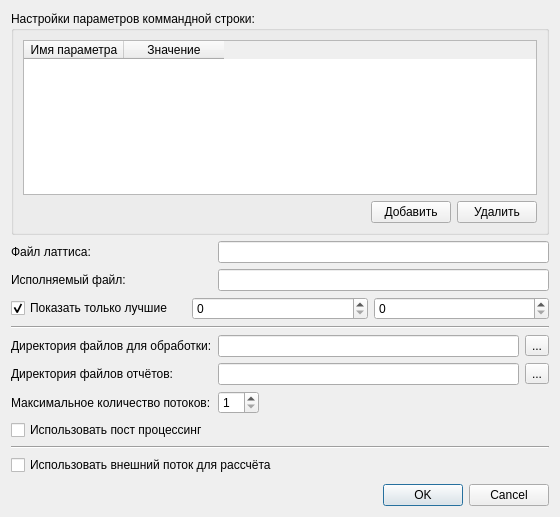
<ui version="4.0" >
 <class>SettingsDialogClass</class>
 <widget class="QDialog" name="SettingsDialogClass" >
  <property name="geometry" >
   <rect>
    <x>0</x>
    <y>0</y>
    <width>560</width>
    <height>517</height>
   </rect>
  </property>
  <property name="windowTitle" >
   <string>Настройки latticePlugin</string>
  </property>
  <layout class="QGridLayout" name="gridLayout" >
   <item row="19" column="1" colspan="3" >
    <widget class="QDialogButtonBox" name="buttonBox" >
     <property name="orientation" >
      <enum>Qt::Horizontal</enum>
     </property>
     <property name="standardButtons" >
      <set>QDialogButtonBox::Cancel|QDialogButtonBox::Ok</set>
     </property>
    </widget>
   </item>
   <item row="17" column="2" >
    <spacer name="verticalSpacer" >
     <property name="orientation" >
      <enum>Qt::Vertical</enum>
     </property>
     <property name="sizeHint" stdset="0" >
      <size>
       <width>20</width>
       <height>40</height>
      </size>
     </property>
    </spacer>
   </item>
   <item row="11" column="1" >
    <widget class="QLabel" name="label_2" >
     <property name="text" >
      <string>Директория файлов для обработки:</string>
     </property>
    </widget>
   </item>
   <item row="11" column="2" >
    <widget class="QLineEdit" name="lineEdit_processingDir" />
   </item>
   <item row="11" column="3" >
    <widget class="QToolButton" name="toolButton_setProcessingDir" >
     <property name="text" >
      <string>...</string>
     </property>
    </widget>
   </item>
   <item row="12" column="1" >
    <widget class="QLabel" name="label_4" >
     <property name="text" >
      <string>Директория файлов отчётов:</string>
     </property>
    </widget>
   </item>
   <item row="12" column="2" >
    <widget class="QLineEdit" name="lineEdit_reportsDir" />
   </item>
   <item row="12" column="3" >
    <widget class="QToolButton" name="toolButton_setReportsDir" >
     <property name="text" >
      <string>...</string>
     </property>
    </widget>
   </item>
   <item row="13" column="1" >
    <widget class="QLabel" name="label_6" >
     <property name="text" >
      <string>Максимальное количество потоков:</string>
     </property>
    </widget>
   </item>
   <item row="13" column="2" >
    <layout class="QHBoxLayout" name="horizontalLayout" >
     <item>
      <widget class="QSpinBox" name="spinBox_maxBPThreadCount" >
       <property name="minimum" >
        <number>1</number>
       </property>
      </widget>
     </item>
     <item>
      <spacer name="horizontalSpacer" >
       <property name="orientation" >
        <enum>Qt::Horizontal</enum>
       </property>
       <property name="sizeHint" stdset="0" >
        <size>
         <width>40</width>
         <height>20</height>
        </size>
       </property>
      </spacer>
     </item>
    </layout>
   </item>
   <item row="16" column="1" colspan="3" >
    <widget class="QCheckBox" name="checkBox_useExternalProcessing" >
     <property name="text" >
      <string>Использовать внешний поток для рассчёта</string>
     </property>
    </widget>
   </item>
   <item row="10" column="1" colspan="3" >
    <widget class="Line" name="line" >
     <property name="orientation" >
      <enum>Qt::Horizontal</enum>
     </property>
    </widget>
   </item>
   <item row="6" column="1" colspan="3" >
    <layout class="QHBoxLayout" name="horizontalLayout_3" >
     <item>
      <widget class="QCheckBox" name="checkBox_showBest" >
       <property name="text" >
        <string>Показать только лучшие</string>
       </property>
       <property name="checked" >
        <bool>true</bool>
       </property>
      </widget>
     </item>
     <item>
      <widget class="QSpinBox" name="spinBox_Start_Threshold" >
       <property name="toolTip" >
        <string>Порог начала</string>
       </property>
       <property name="maximum" >
        <number>1000000000</number>
       </property>
      </widget>
     </item>
     <item>
      <widget class="QSpinBox" name="spinBox_End_Treshold" >
       <property name="toolTip" >
        <string>Порог конца</string>
       </property>
       <property name="maximum" >
        <number>1000000000</number>
       </property>
      </widget>
     </item>
    </layout>
   </item>
   <item row="3" column="2" colspan="2" >
    <widget class="QLineEdit" name="lineEdit_programmFileName" />
   </item>
   <item row="3" column="1" >
    <widget class="QLabel" name="label_3" >
     <property name="text" >
      <string>Исполняемый файл:</string>
     </property>
    </widget>
   </item>
   <item row="1" column="1" colspan="3" >
    <widget class="QGroupBox" name="groupBox" >
     <property name="title" >
      <string>Настройки параметров коммандной строки:</string>
     </property>
     <layout class="QVBoxLayout" name="verticalLayout" >
      <item>
       <widget class="QTableWidget" name="tableWidget_parameters" >
        <column>
         <property name="text" >
          <string>Имя параметра</string>
         </property>
        </column>
        <column>
         <property name="text" >
          <string>Значение</string>
         </property>
        </column>
       </widget>
      </item>
      <item>
       <layout class="QHBoxLayout" name="horizontalLayout_2" >
        <item>
         <spacer name="horizontalSpacer_2" >
          <property name="orientation" >
           <enum>Qt::Horizontal</enum>
          </property>
          <property name="sizeHint" stdset="0" >
           <size>
            <width>40</width>
            <height>20</height>
           </size>
          </property>
         </spacer>
        </item>
        <item>
         <widget class="QPushButton" name="pushButton_addParam" >
          <property name="toolTip" >
           <string>Добавить параметр
</string>
          </property>
          <property name="text" >
           <string>Добавить</string>
          </property>
         </widget>
        </item>
        <item>
         <widget class="QPushButton" name="pushButton_delParam" >
          <property name="toolTip" >
           <string>Удалить параметр</string>
          </property>
          <property name="text" >
           <string>Удалить</string>
          </property>
         </widget>
        </item>
       </layout>
      </item>
     </layout>
    </widget>
   </item>
   <item row="2" column="1" >
    <widget class="QLabel" name="label_7" >
     <property name="text" >
      <string>Файл латтиса:</string>
     </property>
    </widget>
   </item>
   <item row="2" column="2" colspan="2" >
    <widget class="QLineEdit" name="lineEdit_latticeFile" />
   </item>
   <item row="15" column="1" colspan="3" >
    <widget class="Line" name="line_2" >
     <property name="orientation" >
      <enum>Qt::Horizontal</enum>
     </property>
    </widget>
   </item>
   <item row="14" column="1" >
    <widget class="QCheckBox" name="checkBox_usePostProcessing" >
     <property name="text" >
      <string>Использовать пост процессинг</string>
     </property>
    </widget>
   </item>
  </layout>
 </widget>
 <resources/>
 <connections>
  <connection>
   <sender>buttonBox</sender>
   <signal>accepted()</signal>
   <receiver>SettingsDialogClass</receiver>
   <slot>accept()</slot>
   <hints>
    <hint type="sourcelabel" >
     <x>257</x>
     <y>501</y>
    </hint>
    <hint type="destinationlabel" >
     <x>157</x>
     <y>274</y>
    </hint>
   </hints>
  </connection>
  <connection>
   <sender>buttonBox</sender>
   <signal>rejected()</signal>
   <receiver>SettingsDialogClass</receiver>
   <slot>reject()</slot>
   <hints>
    <hint type="sourcelabel" >
     <x>325</x>
     <y>501</y>
    </hint>
    <hint type="destinationlabel" >
     <x>286</x>
     <y>274</y>
    </hint>
   </hints>
  </connection>
  <connection>
   <sender>checkBox_showBest</sender>
   <signal>toggled(bool)</signal>
   <receiver>spinBox_Start_Threshold</receiver>
   <slot>setEnabled(bool)</slot>
   <hints>
    <hint type="sourcelabel" >
     <x>115</x>
     <y>256</y>
    </hint>
    <hint type="destinationlabel" >
     <x>233</x>
     <y>256</y>
    </hint>
   </hints>
  </connection>
  <connection>
   <sender>checkBox_showBest</sender>
   <signal>toggled(bool)</signal>
   <receiver>spinBox_End_Treshold</receiver>
   <slot>setEnabled(bool)</slot>
   <hints>
    <hint type="sourcelabel" >
     <x>51</x>
     <y>252</y>
    </hint>
    <hint type="destinationlabel" >
     <x>419</x>
     <y>253</y>
    </hint>
   </hints>
  </connection>
 </connections>
</ui>
